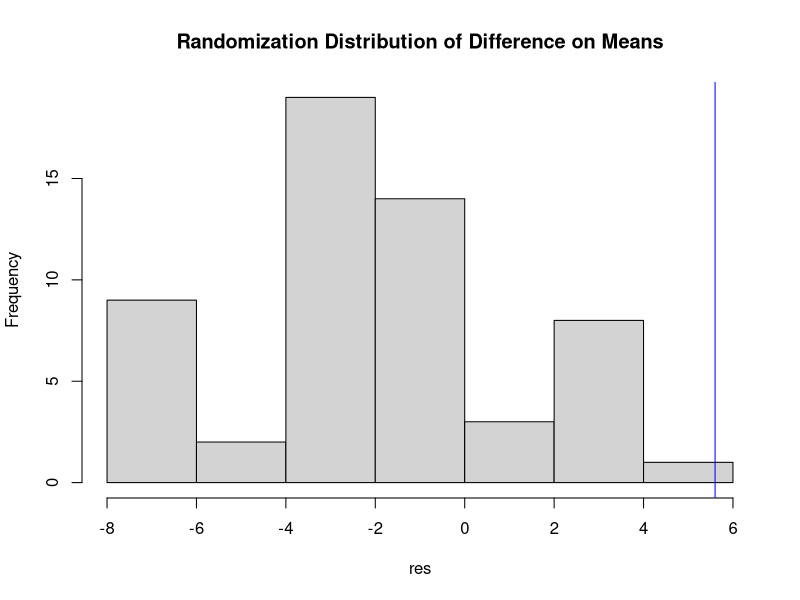

Reproduce this figure in R.
## ---- chunk 1
((1+1)*(0.10)^2*(qnorm(1-.05)+qnorm(1-.1))^2)/(0-(-.05))^2
## ---- chunk 2
set.seed(154)
N <- 1000
n <- 100
res <- numeric(N)
res <- replicate(N,t.test(rexp(n = n,rate = 1/10),
                          rexp(n = n,rate = 1/6.67),var.equal = F)$p.value)
sum(res<=0.05)/N
## ---- chunk 3
x <- rexp(n = 50,rate = 0.1)
y <- rexp(n = 50,rate = 0.2)
wilcox.test(x,y)$p.value # the P-value from the test
## ---- chunk 4
set.seed(154)
N <- 1000
n <- 100
res <- numeric(N)
res <- replicate(N,wilcox.test(rexp(n = n,rate = 1/10),
                          rexp(n = n,rate = 1/6.67))$p.value)
sum(res<=0.05)/N
## ---- chunk 5
Y0 <- c(13,6,4,5,6,6,8,8)
Y1 <- c(14,0,1,2,3,1,10,9)
mean(Y1)-mean(Y0)
## ---- chunk 6
Y0.obs <- c(6,4,5,6,6)
Y1.obs <- c(14,10,9)
mean(Y1.obs)-mean(Y0.obs)

## ---- chunk 7
Y0 <- c(13,6,4,5,6,6,8,8)
Y1 <- c(14,0,1,2,3,1,10,9)
mean.obs <- mean(Y1.obs)-mean(Y0.obs)
N <- choose(8,3)
index <-combn(1:8,3)
res <- numeric(N)
for (i in 1:N)
{
  res[i] <- mean(Y1[index[,i]])-mean(Y0[-index[,i]])
}
hist(res,main="Randomization Distribution of Difference on Means")
abline(v=mean.obs,col="blue")
tbar <- mean(res)
tbar
